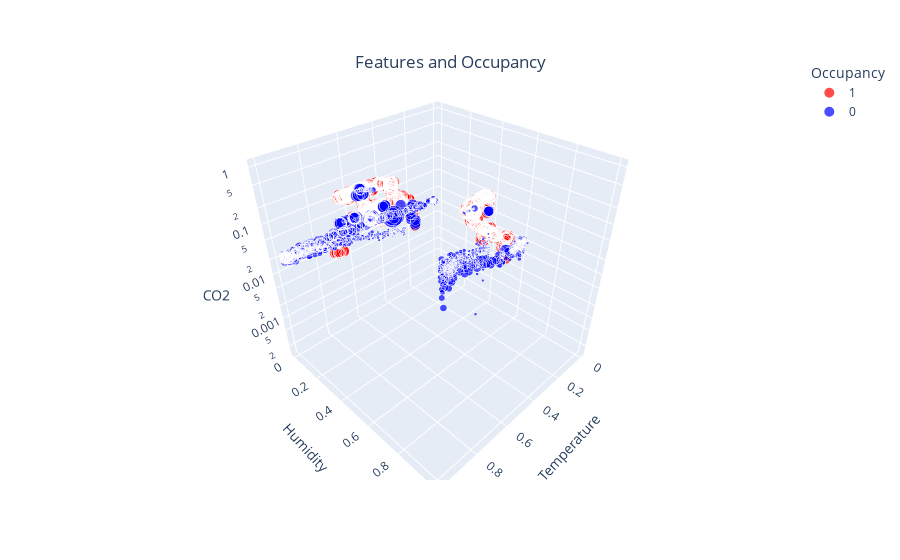

Source (notebook cell):
### Code cell
# 3d data expl
data = datatraining.copy()
data.Occupancy = data.Occupancy.astype(str)
fig = px.scatter_3d(data, x='Temperature', y='Humidity', z='CO2', size='Light', color='Occupancy', color_discrete_map={'1':'red', '0':'blue'})
fig.update_layout(scene_zaxis_type="log", title={'text': "Features and Occupancy",
                                                'y':0.9,
                                                'x':0.5,
                                                'xanchor': 'center',
                                                'yanchor': 'top'})
iplot(fig)

### Figure 1 — Plotly figure (JSON) as saved in the notebook; plotly's stock layout.template omitted (floating-point values rounded to 4 significant figures; data arrays with more than 128 entries replaced by an {"elided": "..."} marker saying what was removed)
{"data": [{"hovertemplate": "Occupancy=1<br>Temperature=%{x}<br>Humidity=%{y}<br>CO2=%{z}<br>Light=%{marker.size}<extra></extra>", "legendgroup": "1", "marker": {"color": "red", "size": {"elided": "1729 float values"}, "sizemode": "area", "sizeref": 0.0025, "symbol": "circle"}, "mode": "markers", "name": "1", "scene": "scene", "showlegend": true, "type": "scatter3d", "x": {"elided": "1729 float values"}, "y": {"elided": "1729 float values"}, "z": {"elided": "1729 float values"}}, {"hovertemplate": "Occupancy=0<br>Temperature=%{x}<br>Humidity=%{y}<br>CO2=%{z}<br>Light=%{marker.size}<extra></extra>", "legendgroup": "0", "marker": {"color": "blue", "size": {"elided": "6414 float values"}, "sizemode": "area", "sizeref": 0.0025, "symbol": "circle"}, "mode": "markers", "name": "0", "scene": "scene", "showlegend": true, "type": "scatter3d", "x": {"elided": "6414 float values"}, "y": {"elided": "6414 float values"}, "z": {"elided": "6414 float values"}}], "layout": {"legend": {"itemsizing": "constant", "title": {"text": "Occupancy"}, "tracegroupgap": 0}, "margin": {"t": 60}, "scene": {"domain": {"x": [0, 1], "y": [0, 1]}, "xaxis": {"title": {"text": "Temperature"}}, "yaxis": {"title": {"text": "Humidity"}}, "zaxis": {"title": {"text": "CO2"}, "type": "log"}}, "title": {"text": "Features and Occupancy", "x": 0.5, "xanchor": "center", "y": 0.9, "yanchor": "top"}}}
